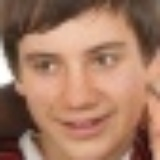
#> input picture Detector_de_Mascaras/imagens/pessoas/0.jpg, 160 x 160 px, given in place of pessoas.jpeg, which was not available
$ jupyter execute --allow-errors pre-processamento.ipynb   (Python 2 division)   (text cells are left out)
#> lines starting #> are read from the running program, lines starting #| are printed output that depends on the picture
[cell 1]
import cv2 as cv #OpenCV
import matplotlib.pyplot as plt #Matplotlib
import numpy as np #Numpy

[cell 2]
from google.colab import files
importados = files.upload()
#> the answer given: 0.jpg
print("Arquivos importados:")
print(*importados, sep="\n")

[cell 3]
imagem = cv.imread("pessoas.jpeg")
#> imagem is the input picture: shape (160, 160, 3); mean B, G, R 98.8, 121.3, 163.7

[cell 4]
type(imagem)

[cell 5]
cv.imshow("Imagem", imagem)

[cell 6]
def mostrar_imagem(imagem):
  imagem_rgb = cv.cvtColor(imagem, cv.COLOR_BGR2RGB)
  plt.imshow(imagem_rgb)

[cell 7]
mostrar_imagem(imagem)

[cell 8]
plt.imshow(imagem)

[cell 9]
mostrar_imagem(imagem)

[cell 10]
imagem_cinza = cv.cvtColor(imagem, cv.COLOR_BGR2GRAY)
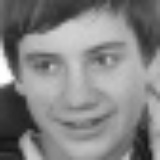
#> imagem_cinza: shape (160, 160); min 21, max 255, mean 131.5

[cell 11]
mostrar_imagem(imagem_cinza)

[cell 12]
features_haar = "haarcascade_frontalface_alt2.xml"

#> (a cell that did not finish here is left out)

#> (a cell that did not finish here is left out)

#> (a cell that did not finish here is left out)

[cell 16]
imagem_copia = np.array(imagem)

#> (a cell that did not finish here is left out)

[cell 18]
mostrar_imagem(imagem_copia)

[cell 19]
imagens_cortadas = list()

#> (a cell that did not finish here is left out)

[cell 21]
len(imagens_cortadas)

[cell 22]
for img in imagens_cortadas:
  print(img.shape)

#> (a cell that did not finish here is left out)

[cell 24]
import os

[cell 25]
def salvar_imagens(imagens, caminho):

  if not os.path.exists(caminho):
    os.mkdir(caminho)

  index = len(os.listdir(caminho))

  for imagem in imagens:
    cv.imwrite(f"{caminho}/{index}.jpg", imagem)
    index += 1


$ run again, on Detector_de_Mascaras/imagens/pessoas/12.jpg
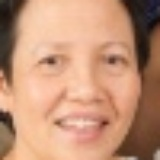
#> input picture Detector_de_Mascaras/imagens/pessoas/12.jpg, 160 x 160 px, given in place of pessoas.jpeg, which was not available
#> imagem is the input picture: shape (160, 160, 3); mean B, G, R 118.6, 146.4, 194.1
#> `imagem_cinza = cv.cvtColor(imagem, cv.COLOR_BGR2GRAY)`:
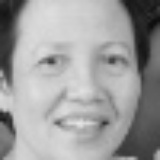
#> imagem_cinza: shape (160, 160); min 13, max 231, mean 157.5

$ run again, on Detector_de_Mascaras/imagens/pessoas/13.jpg
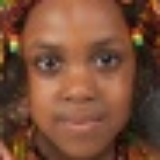
#> input picture Detector_de_Mascaras/imagens/pessoas/13.jpg, 160 x 160 px, given in place of pessoas.jpeg, which was not available
#> imagem is the input picture: shape (160, 160, 3); mean B, G, R 55.2, 77.5, 121.1
#> `imagem_cinza = cv.cvtColor(imagem, cv.COLOR_BGR2GRAY)`:
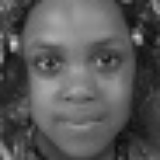
#> imagem_cinza: shape (160, 160); min 12, max 217, mean 88

$ run again, on Detector_de_Mascaras/imagens/pessoas/2.jpg
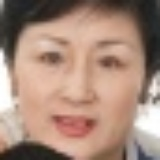
#> input picture Detector_de_Mascaras/imagens/pessoas/2.jpg, 160 x 160 px, given in place of pessoas.jpeg, which was not available
#> imagem is the input picture: shape (160, 160, 3); mean B, G, R 122, 137.7, 167.3
#> `imagem_cinza = cv.cvtColor(imagem, cv.COLOR_BGR2GRAY)`:
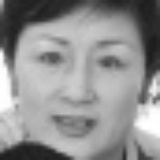
#> imagem_cinza: shape (160, 160); min 28, max 255, mean 144.8
